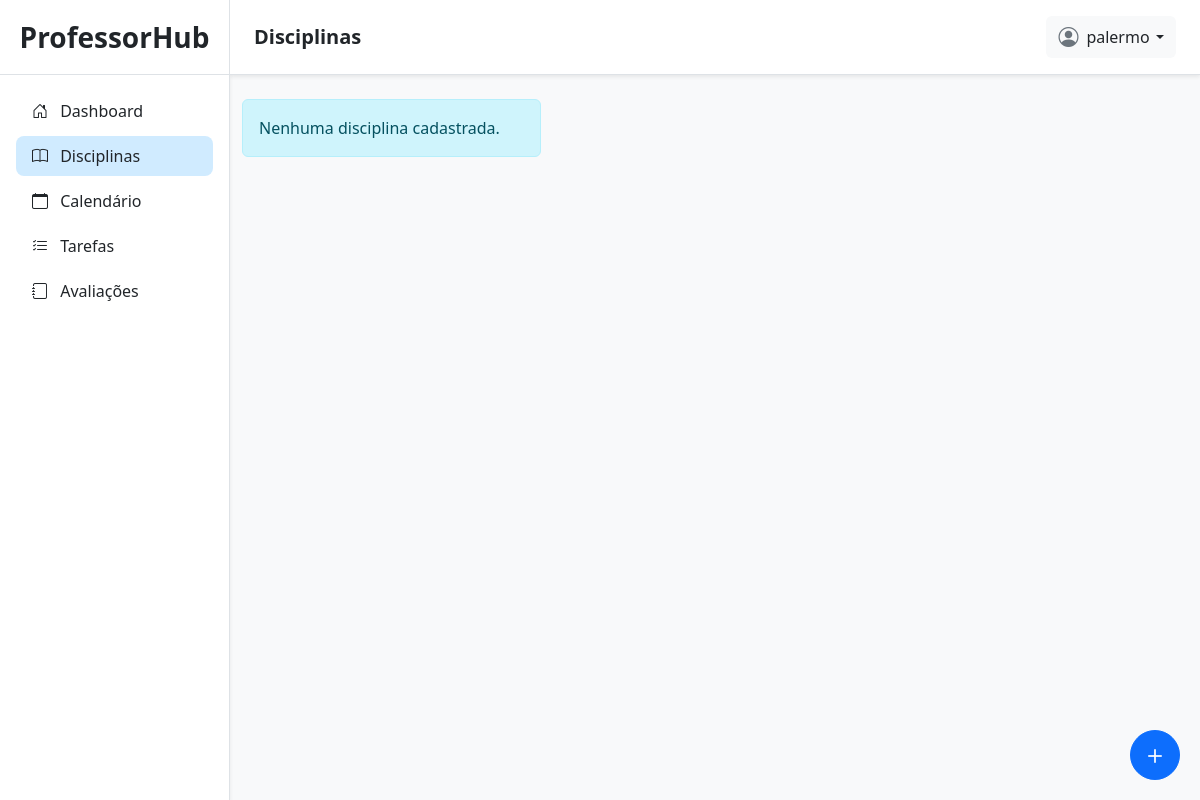
The page /disciplinas/ (signed in) on the database as committed earlier.
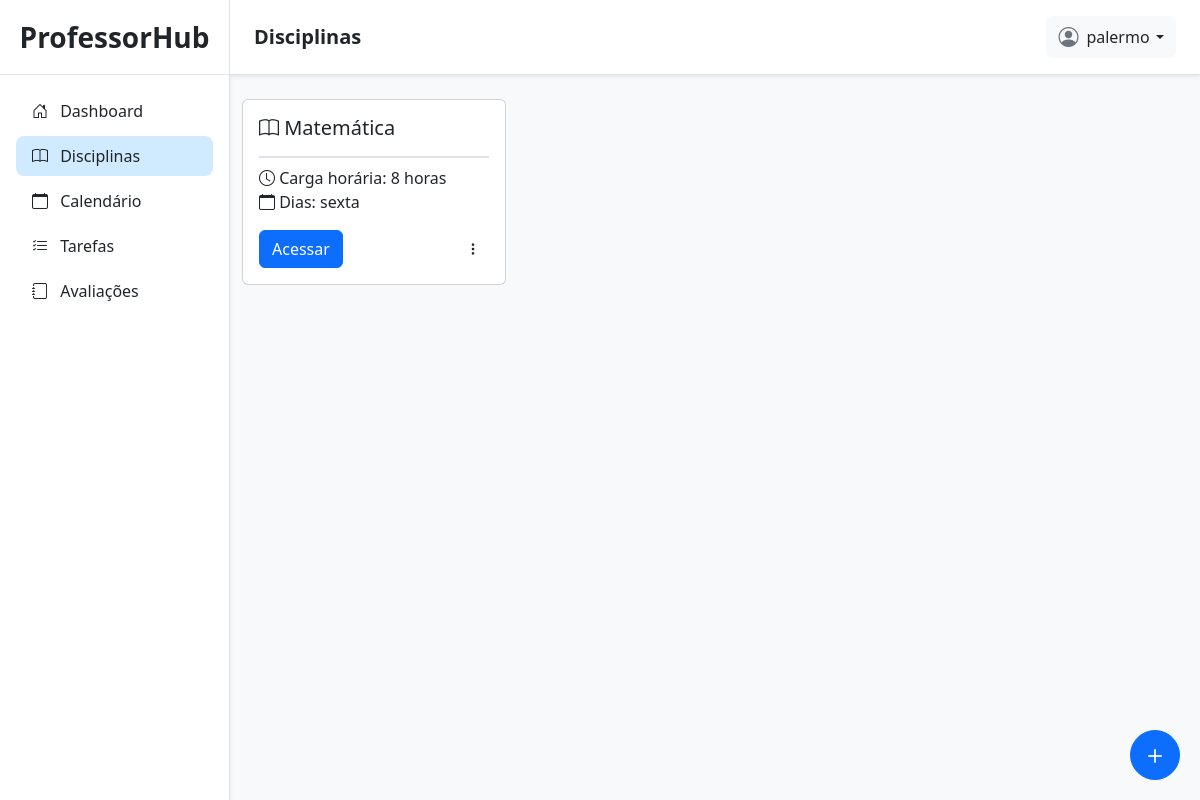
The same page on the database as committed later.
### planner/models.py (models this page shows, shortened)
class Disciplina(models.Model):
    PERIODO = [
        ('semestral', 'semestral'),
        ('anual', 'anual'),
    ]
    user = models.ForeignKey(User, on_delete=models.CASCADE, related_name='disciplinas')
    calendario = models.ForeignKey(CalendarioLetivo, on_delete=models.CASCADE, related_name='disciplinas')
    nome = models.CharField(max_length=100)
    periodo = models.CharField(max_length=20, choices=PERIODO)
    carga_horaria = models.PositiveIntegerField()
    aviso = models.CharField(max_length=100, default='')

### planner/views/disciplinas/views_disciplinas.py (the view, shortened to what this page needs)
# urls.py: path('disciplinas/', views_disciplinas.disciplinas_view, name='disciplinas'),
@login_required(login_url='/login/')
@transaction.atomic
def disciplinas_view(request):
    if request.method == 'GET':
        disciplinas = Disciplina.objects.filter(user=request.user)
        calendarios = CalendarioLetivo.objects.filter(user=request.user)
        form = DisciplinaForm()
        dias_disciplinas = []
        for disciplina in disciplinas:
            dias = get_dias_aula_na_semana_disciplina(disciplina)
            dias_list = list(dias)
            dias_str = ', '.join(dias_list)
            dias_disciplinas.append(
                (disciplina, dias_str)
            )
            criar_aviso_se_faltar_aulas(disciplina)
        return render(request, 'planner/disciplinas/disciplinas.html', {
            'disciplinas': disciplinas,
            'calendarios': calendarios,
            'form': form,
            'dias_disciplinas': dias_disciplinas
        })
    return redirect('disciplinas')

### planner/utils.py (called while the page is built)
def calcular_num_aulas_faltantes(disciplina):
    total = disciplina.carga_horaria
    aulas_criadas = PlanoAula.objects.filter(
        disciplina=disciplina,
    ).aggregate(num_aulas=Sum('num_aulas'))['num_aulas'] or 0
    print('total:', total)
    print('aulas_criadas:', aulas_criadas)
    aulas_faltantes = total - aulas_criadas
    nome = f'[{disciplina.nome}]'
    carga = f'total={total:02}'
    print(f'[{str(disciplina.pk).rjust(2)}] | {nome.ljust(15)} | {carga:02}h | {aulas_criadas:02} | -> faltam {aulas_faltantes} aula(s)')
    return aulas_faltantes

def criar_aviso_se_faltar_aulas(disciplina):
    aulas_faltantes = calcular_num_aulas_faltantes(disciplina)
    mensagem = ''
    if aulas_faltantes > 0:
        mensagem = f"Faltam {aulas_faltantes} aula{'s' if aulas_faltantes != 1 else ''} para cumprir a carga horária!"
    if aulas_faltantes > 0:
        if not disciplina.aviso:
            disciplina.aviso = mensagem
            disciplina.save()
    else:
        print('tudo ok aulas')
        disciplina.aviso = ''
        disciplina.save()

def get_dia_semana(data):
    NAME_DAYS_WEEK = {
        'Monday': 'segunda',
        'Tuesday': 'terca',
        'Wednesday': 'quarta',
        'Thursday': 'quinta',
        'Friday': 'sexta',
        'Saturday': 'sábado',
        'Sunday': 'domingo'
    }
    dia_nome = calendar.day_name[data.weekday()]
    return NAME_DAYS_WEEK[dia_nome]

def get_dias_aula_na_semana_disciplina(disciplina):
    dias = set()
    for plano in disciplina.planos.all()[:5]:
        dia = get_dia_semana(plano.data)
        dias.add(dia)
    return dias

### planner/templates/planner/disciplinas/disciplinas.html (shortened to what this page needs)
{% extends 'planner/base.html' %}
{% load static %}
{% block titlenavbar %}
Disciplinas
{% endblock %}
{% block content %}
<div class="container mt-4">
    <div class="row row-cols-1 row-cols-md-3 g-4 mb-3">
        {% for disciplina, dias_aulas in dias_disciplinas %}
        <div class="col" style="max-width: 18rem;">
            <div class="card h-100">
                <div class="card-body d-flex flex-column">
                    <h5 class="card-title border-bottom border-2 pb-3"><i class="bi bi-book"></i> {{ disciplina.nome }}</h5>
                    <div>
                        <div><i class="bi bi-clock"></i> Carga horária: {{ disciplina.carga_horaria }} horas</div>
                        <div><i class="bi bi-calendar"></i> Dias: {{ dias_aulas }}</div>
                    </div>
                    <div class="mt-auto pt-3 d-flex justify-content-between align-items-center">
                        <a href="{% url 'disciplina_planos' disciplina.id %}" class="btn btn-primary">Acessar</a>
                        <div class="dropdown">
                            <button class="btn btn-sm" type="button" data-bs-toggle="dropdown" aria-expanded="false">
                                <i class="bi bi-three-dots-vertical"></i>
                            </button>
                        </div>
                    </div>
                </div>
            </div>
        </div>
        {% empty %}
        <div class="col-12">
            <div class="alert alert-info">Nenhuma disciplina cadastrada.</div>
        </div>
        {% endfor %}
    </div>
</div>
<button type="button"
    class="btn btn-primary rounded-circle d-flex align-items-center justify-content-center position-fixed"
    data-bs-toggle="modal"
    data-bs-target="#adicionarDisciplina"
    style="height: 50px; width: 50px; bottom: 20px; right: 20px;">
    <i class="bi bi-plus fs-3"></i>
</button>
{% endblock %}

### planner/templates/planner/base.html (shortened to what this page needs)
{% load static %}
<!doctype html>
<html lang="en">
<head>
    <link href="https://cdn.jsdelivr.net/npm/bootstrap@5.2.3/dist/css/bootstrap.min.css" rel="stylesheet"
>
    <link rel="stylesheet" href="https://cdn.jsdelivr.net/npm/bootstrap-icons@1.13.1/font/bootstrap-icons.min.css">
    <link rel="stylesheet" href="{% static 'css/planner/base.css' %}">
</head>
<body class="bg-light">
    <div class="container-fluid p-0">
        <div class="sidebar p-0 position-relative shadow-sm">
            <div class="sidebar-header py-3 px-3 text-center border-bottom">
                <a class="nav-link fs-3 fw-semibold text-dark" href="/">ProfessorHub</a>
            </div>
            <div class="d-flex flex-column justify-content-between pb-4" style="height: 90%;">
                <div class="sidebar-content">
                    <ul class="list-group mx-3 mt-3">
                        <li class="list-group-item {% if '/dashboard/' in request.path %}item-active{% endif %}">
                            <a href="{% url 'admin_dashboard' %}" class="text-decoration-none d-block text-dark">
                                <i class="bi bi-house-door me-2"></i> Dashboard
                            </a>
                        </li>
                        <li class="list-group-item {% if '/disciplinas/' in request.path %}item-active{% endif %}">
                            <a href="{% url 'disciplinas' %}" class="text-decoration-none d-block text-dark">
                                <i class="bi bi-book me-2"></i> Disciplinas
                            </a>
                        </li>
                        <li class="list-group-item {% if '/calendarios/' in request.path %}item-active{% endif %}">
                            <a href="{% url 'calendarios' %}" class="text-decoration-none d-block text-dark">
                                <i class="bi bi-calendar me-2"></i> Calendário
                            </a>
                        </li>
                        <li class="list-group-item {% if '/tarefas/' in request.path and '/disciplinas/' not in request.path %}item-active{% endif %}">
                            <a href="{% url 'tarefas' %}" class="text-decoration-none d-block text-dark">
                                <i class="bi bi-list-check me-2"></i> Tarefas
                            </a>
                        </li>
                        <li class="list-group-item {% if '/avaliacoes/' in request.path and '/disciplinas/' not in request.path %}item-active{% endif %}">
                            <a href="{% url 'avaliacoes' %}" class="text-decoration-none d-block text-dark">
                                <i class="bi bi-journal me-2"></i> Avaliações
                            </a>
                        </li>
                    </ul>
                </div>
            </div>
        </div>
        <div class="content-page p-0">
            <div class="navbar bg-white shadow-sm position-sticky top-0 px-4 py-3 border-bottom d-flex justify-content-between align-items-center"
                style="z-index: 900;">
                <div class="d-flex align-items-center gap-3">
                    <h5 class="mb-0 fw-semibold text-dark">
                        {% block titlenavbar %}
                        {% endblock %}
                    </h5>
                </div>
                <div class="dropdown">
                    <button class="btn btn-light border-0 d-flex align-items-center gap-2" type="button"
                        id="dropdownMenuButton1" data-bs-toggle="dropdown" aria-expanded="false">
                        <i class="bi bi-person-circle fs-5 text-secondary"></i>
                        <span class="dropdown-toggle text-dark">{{ request.user }}</span>
                    </button>
                </div>
            </div>
            {% block content %}
            {% endblock %}
        </div>
</body>
</html>

### static/css/planner/base.css (style rules this page uses)
body { overflow: hidden; }
.container-fluid { display: flex; height: 100vh; }
.content-page { flex: 1; overflow-y: auto; background-color: #f8f9fa; }
.sidebar { background-color: #ffffff; width: 230px; height: 100vh; border-right: 1px solid #dee2e6; transition: all 0.3s ease-in-out; }
.sidebar-header a { color: #2c3e50; }
.sidebar .list-group-item { background-color: transparent; border: none; border-radius: 8px; margin-bottom: 5px; transition: 0.2s; }
.item-active { background-color: #d0ebff !important; font-weight: 500; }
.navbar { background-color: #ffffff !important; }
.navbar h5 { color: #2c3e50; }
.dropdown-toggle::after { margin-left: 0.4rem; }

Rows that differ between the two databases and show on the page:
added Disciplina: nome "Matemática", carga_horaria "8", dias_aulas "sexta"
Other text that changed with them:
text no longer shown: "Nenhuma disciplina cadastrada."
